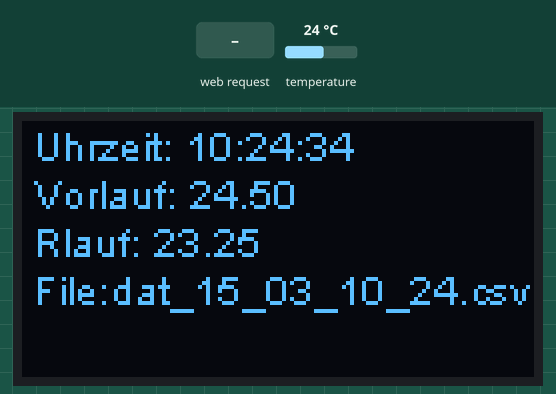
Simulated run of this sketch. Board: ESP32. On the bench: 128×64 one-colour display. Inputs (shaded band) come from the test bench; at power-on: temperature 24 °C. The local clock reads 2024-03-15 10:24:30 at power-on unless the sketch sets it; storage starts empty; what the sketch prints to the serial monitor is not drawn.

Above: at 5.2 s.
5.3 s: temperature set to 0 °C
At 8.1 s:
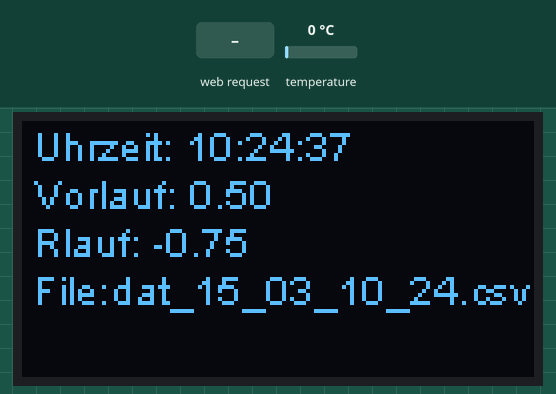
12.1 s: HTTP request GET /setRTCfromBrowser?time=1 received
At 15.5 s:
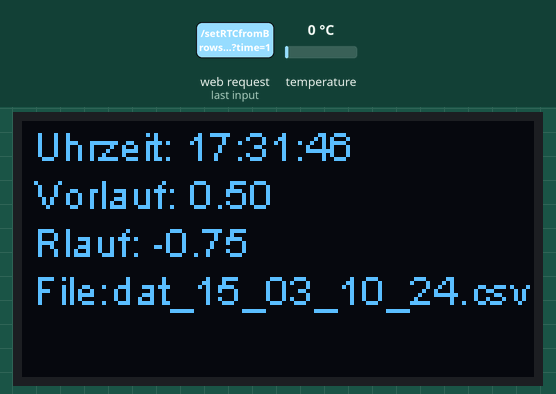
18.6 s: temperature set to 12 °C
At 20.4 s:
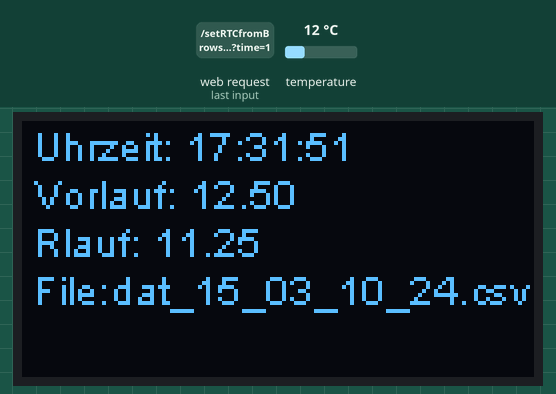
23.7 s: temperature set to 19 °C
At 25.3 s:
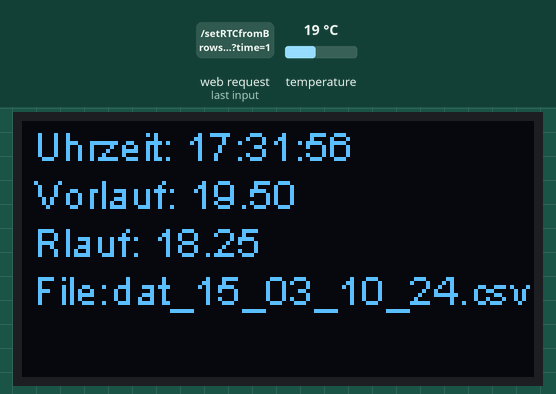
Timing chart, 0 to 26.8 s (numbered marks = the images above; inputs shaded):
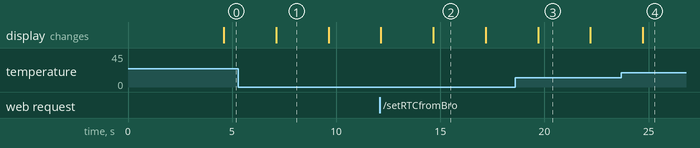

The sketch:

EspLogger.ino
```cpp
// Dete Test 1
// 29.12.21
// Vers. 0.2 , IGE 12.03.22

// Board ESP32 Dev Module
// https://www.digikey.de/en/maker/projects/adafruit-data-logger-shield/997ad0fc7f894310b90a82d325a2e0f8
// Pin Belegung S. 4 https://www.fambach.net/wemos-d1-r32-esp32/

// Access-Point : https://randomnerdtutorials.com/esp32-access-point-ap-web-server/
// https://randomnerdtutorials.com/esp32-web-server-sent-events-sse/
// https://circuits4you.com/2018/11/20/web-server-on-esp32-how-to-update-and-display-sensor-values/
// https://techtutorialsx.com/2016/10/22/esp8266-webserver-getting-query-parameters/

// Include the correct display library
 // For a connection via I2C using Wire include
#include <Wire.h>  // Only needed for Arduino 1.6.5 and earlier
#include "SH1106Wire.h"
#include "SH1106.h"


// Wi-Fi library
#include <WiFi.h>
#include <WebServer.h>
#include <ArduinoJson.h>
#include "index.h"  //Web page header file

// Temp
#include <DS18B20.h>

// SD
#include "FS.h"
#include "SD.h"
#include "SPI.h"

// Include the UI lib
#include "OLEDDisplayUi.h"

// RTC
#include "RTClib.h"
// RTC
RTC_DS1307 rtc;

// Use the corresponding display class:
// Display Settings

const int I2C_DISPLAY_ADDRESS = 0x3c;
const int SDA_PIN = 21;
const int SDC_PIN = 22;

// Initialize the OLED display using Wire library
SH1106Wire  display(I2C_DISPLAY_ADDRESS, SDA_PIN, SDC_PIN);
const int x_pos = 3; // 3 Pixel vom linken Rand
const int y_pos = 0; // 1. Zeile
const int y_step = 12; // naechste Zeilen increment

// OneWire Temp
DS18B20 ds(26);
//uint8_t ds18_vorlauf[] = {40, 170, 170, 173, 24, 19, 2, 93}; // DETE
//uint8_t ds18_rlauf[]   = {40, 170, 177, 151, 24, 19, 2, 2,}; // DETE

uint8_t ds18_rlauf[]   = { 40, 64, 204, 118, 224, 1, 60, 215 };
uint8_t ds18_vorlauf[] = { 40, 41, 213, 118, 224, 1, 60, 13 };

uint8_t selected;
// Korrekturfaktoren, muessen noch genau bestimmt werden ! Vielfache von 0,0625 !
float temp_vorlauf_cor = 0.50;
float temp_rlauf_cor = -0.75;
float temp_vorlauf = 0.00;
float temp_rlauf = 0.00;


// Zaehler fuer Temp-Messung, nur alle 60 Sekunden messen
int counter = 60; // Auf 61 damit beim Start gleich gemessen wird , wird dann auf 0 gesetzt
int counter_intervall = 59;

// File Setup
File dataFile;
char fileName[19];

// Wifi Setup
const char* ssid     = "Datalogger-D1";
const char* password = "start123";
String header;

// Set web server port number to 80
WebServer server(80);

void state() {
  Serial.println("/state (alive)");
  String s = MAIN_page; //Read HTML contents
  server.send(200, "text/html", s); //Send web page
}

void readTemperaure() {
  Serial.println("/readTemperaure");
  char buf[150];
  char timeBuf[30];
  DateTime now = rtc.now();
  sprintf(timeBuf, "%.2d:%.2d:%.2d", now.hour(), now.minute(),now.second());
  DynamicJsonDocument doc(1024);
  doc["vorlauf"] = String(temp_vorlauf);
  doc["rlauf"] = String(temp_rlauf);
  doc["uhrzeit"]   = String(timeBuf);;
  serializeJson(doc, buf);
  Serial.println(buf);
  server.send(200, "application/json", buf);
}

void setRTCfromBrowser() {
  Serial.println("/setRTCfromBrowser");
  String message = "";
  unsigned long int pctime = 0L;

  if (server.arg("time")== "") {
    Serial.println("time-parameter not found");
  } else {
    message=server.arg("time");
    Serial.println("Set Time to "+message);
    Serial.println(pctime);
    pctime = atol(message.c_str());
    rtc.adjust(pctime);
  }
  state();
}

void downloadFile() {
  Serial.println("/downloadFile");
  String dataType = "text/csv";
  dataFile = SD.open("/"+String(fileName), "r");
  if (!dataFile) {
     Serial.println("Error opening file for writing");
     return;
  }
  if (server.streamFile(dataFile, dataType) != dataFile.size())   {  }
  dataFile.close();
}


void config_rest_server_routing() {
    server.on("/", HTTP_GET, []() {
        //server.send(200, "text/html",
        //<h1>Welcome to the ESP32 DataLogger-D1</h1>");
       // server.send_P(200, "text/html", index_html);
       state();
    });
    server.on("/state", HTTP_GET, state);
    server.on("/readTemperaure", readTemperaure);
    server.on("/setRTCfromBrowser", setRTCfromBrowser);
    server.on("/downloadFile", downloadFile);
}

void setup() {
  //Seriell - Debug aktivieren
  Serial.begin(115200);
  Serial.println();
  Serial.println();
  /* Nur zum holen der Adresse eines neuen Fuehlers */
  while (ds.selectNext()) {
    uint8_t address[8];
    ds.getAddress(address);
    Serial.print("Get DS18B20 Adresses : ");
    for (uint8_t i = 0; i < 8; i++) {
        Serial.print(" ");
        Serial.print(address[i]);
        Serial.print(",");
      }
    Serial.println();
  }

  /* Anzeige DS18B20 */
  Serial.print("DS18B20 Devices : ");
  Serial.println(ds.getNumberOfDevices());
  Serial.print("Power Mode: ");
  if (ds.getPowerMode()) {
    Serial.println("External");
  } else {
    Serial.println("Parasite");
  }

  // RTC Setup , RTC ansprechbar ?
  if (! rtc.begin()) {
    Serial.println("Couldn't find RTC");
    Serial.flush();
    while (1) delay(10);
  }

  // Falls Batteriewechsel , Uhr neu stellen beim kompilieren. Sehr ungenau !!!!
  if (! rtc.isrunning()) {
    Serial.println("RTC is NOT running, let's set the time!");
    rtc.adjust(DateTime(F(__DATE__), F(__TIME__)));
  }

  // Initialising the UI will init the display too.
  display.init();

  //display.flipScreenVertically();
  display.setFont(ArialMT_Plain_10);

  display.clear();
  // Kann weg nur Demo !Oder als Startbildschirm anpassen
  drawFontFaceDemo();
  display.display();

  // SD-Card Setup
  // Karte vorhanden und zugreifbar ?
  if(!SD.begin(5)){
    Serial.println("Card Mount Failed");
    return;
  }
  uint8_t cardType = SD.cardType();

  if(cardType == CARD_NONE){
    Serial.println("No SD card attached");
    return;
  }

  Serial.print("SD Card Type: ");
  if(cardType == CARD_MMC){
    Serial.println("MMC");
  } else if(cardType == CARD_SD){
    Serial.println("SDSC");
  } else if(cardType == CARD_SDHC){
    Serial.println("SDHC");
  } else {
    Serial.println("UNKNOWN");
  }

  uint64_t cardSize = SD.cardSize() / (1024 * 1024);
  Serial.printf("SD Card Size: %lluMB\n", cardSize);

  // FileNameSetup
  DateTime now = rtc.now();
  sprintf(fileName, "dat_%.2d_%.2d_%.2d_%.2d.csv", now.day(),now.month(),now.hour(), now.minute());
  dataFile = SD.open("/"+String(fileName), "w");
  if (!dataFile) {
     Serial.println("Error opening file for writing");
     return;
  }
  // Header schreiben
  dataFile.println("Timestamp;Date;VL;RL");
  dataFile.close();

  // Wifi-Setup
  Serial.print("Setting AP (Access Point)…");
  WiFi.mode(WIFI_AP);
  WiFi.softAP(ssid, password);

  IPAddress IP = WiFi.softAPIP();
  Serial.print("AP IP address: ");
  Serial.println(IP);

  config_rest_server_routing();
  server.begin();
  delay(3000);
  // Start

}

void loop() {
  server.handleClient();
  temp_vorlauf = readTemp(ds18_vorlauf) + temp_vorlauf_cor;
  temp_rlauf = readTemp(ds18_rlauf) + temp_rlauf_cor;
  counter++;
  if (counter > counter_intervall) {
    counter = 0 ;
    writeDataToFile(temp_vorlauf,temp_rlauf);
  }

  showDisplay(counter,temp_vorlauf,temp_rlauf);
  delay(1000);

}

// Oeffnet File im AppendMode und schreibt die Daten
// Format (csv) TimeStamp;Datum-Zeit;Vorlauf;Ruecklauf

void writeDataToFile(float vl, float rl) {
  static char buf[100];
  DateTime now = rtc.now();
  sprintf(buf, "%.0d;%.2d.%.2d_%.2d:%.2d;%5.2f;%5.2f", now.unixtime(),now.day(),now.month(),now.hour(), now.minute(),vl,rl);
  dataFile = SD.open("/"+String(fileName), "a");
  if (!dataFile) {
     Serial.println("Error opening file for writing");
     return;
  }
  int  bytesWritten = dataFile.println(String(buf));
  if (bytesWritten > 0) {
        Serial.print("Bytes written: ");
        Serial.println(bytesWritten);
        Serial.println(buf);
    } else {
        Serial.println("File write failed");
  }
  dataFile.close();
}

void drawFontFaceDemo() {
  // Font Demo1
  // create more fonts at http://oleddisplay.squix.ch/
  display.setTextAlignment(TEXT_ALIGN_LEFT);
  display.setFont(ArialMT_Plain_10);
  display.drawString(0, 0, "Hello world");
  display.setFont(ArialMT_Plain_16);
  display.drawString(0, 10, "Hello world");
  display.setFont(ArialMT_Plain_24);
  display.drawString(0, 26, "Hello world");
}

// Auslesen der Tempfuehler
float readTemp(uint8_t sensor[]) {
  selected = ds.select(sensor);
  if (selected) {
   return(ds.getTempC());
  }
  return(-100.0);
}
/* Anzeige der aktuellen Temperaturen */
void showDisplay(int cnt, float vl, float rl) {
  DateTime now = rtc.now();
  static char buf[10];
  sprintf(buf, "%.2d:%.2d:%.2d", now.hour(), now.minute(), now.second());
  display.clear();
  display.setTextAlignment(TEXT_ALIGN_LEFT);
  display.setFont(ArialMT_Plain_10);
  //display.drawString(x_pos, y_pos, "Hello world :"+String(cnt));
  display.drawString(x_pos, y_pos, "Uhrzeit: "+String(buf));
  display.drawString(x_pos, y_pos+(1*y_step), "Vorlauf: "+String(vl));
  display.drawString(x_pos, (2*y_step), "Rlauf: "+String(rl));
  display.drawString(x_pos, (3*y_step), "File:"+ String(fileName));
  display.display();
}
```

index.h
```cpp
const char MAIN_page[] PROGMEM = R"=====(
<!DOCTYPE html>
<html>
<head>
  <title>ESP Web Server</title>
  <meta name="viewport" content="width=device-width, initial-scale=1">
  <link rel="icon" href="data:,">
</head>
<style>
    html {font-family: Arial; display: inline-block; text-align: center;}
    p { font-size: 1.2rem;}
    body {  margin: 0;}
    .topnav { overflow: hidden; background-color: #50B8B4; color: white; font-size: 1rem; }
    .content { padding: 20px; }
    .card { background-color: white; box-shadow: 2px 2px 12px 1px rgba(140,140,140,.5); }
    .cards {
      max-width: 800px;
      margin: 0 auto;
      display: grid;
      grid-gap: 1rem;
      grid-template-columns:
      repeat(auto-fit, minmax(200px, 1fr));
    }
    .reading { font-size: 1.4rem; }
    .w3-btn {margin-bottom:10px;}
    .link_button {
      -webkit-border-radius: 4px;
      -moz-border-radius: 4px;
      border-radius: 4px;
      border: solid 1px #20538D;
      text-shadow: 0 -1px 0 rgba(0, 0, 0, 0.4);
      -webkit-box-shadow: inset 0 1px 0 rgba(255, 255, 255, 0.4), 0 1px 1px rgba(0, 0, 0, 0.2);
      -moz-box-shadow: inset 0 1px 0 rgba(255, 255, 255, 0.4), 0 1px 1px rgba(0, 0, 0, 0.2);
      box-shadow: inset 0 1px 0 rgba(255, 255, 255, 0.4), 0 1px 1px rgba(0, 0, 0, 0.2);
      background: #4479BA;
      color: #FFF;
      padding: 12px 7px;
      text-decoration: none;
    }

</style>
<body>
  <div class="topnav">
    <h1>DataLogger-D1</h1>
  </div>
  <div class="content">
  <div class="cards">
    <div class="card">
      <p><i style="color:#059e8a;"></i> Vorlauf</p><p><span class="reading"><span id="Vorlauf">0</span> &deg;C</span></p>
    </div>
    <div class="card">
      <p><i style="color:#00add6;"></i> Ruecklauf</p><p><span class="reading"><span id="Rlauf">0</span> &deg;C</span></p>
    </div>
    <div class="card">
      <p><i style="color:#e1e437;"></i> Uhrzeit</p><p><span class="reading"><span id="Uhrzeit">0</span></p>
    </div>
    <div class="card">
      <p><i style="color:#e1e437;"></i> Browserzeit</p>
        <p><span class="reading">
         <span id="Browser">0</span>
    </div>
  </div>
  <br>
  <div class="cards">
    <a class="link_button" id="timeLink2" href="/downloadFile">Download</button></a>
    <a class="link_button" id="timeLink" href="#">Set Time</button></a>
  </div>
</div>

<script>

    function addZero(zahl) {
      zahl = (zahl < 10 ? '0' : '' )+ zahl;
      return zahl;
    }

    function myDate() {
        var timeLink = document.getElementById("timeLink");
        var ofdate = new Date();
        var offset = Math.abs(ofdate.getTimezoneOffset());
        var jetzt = new Date(),
          h = jetzt.getHours(),
          m = jetzt.getMinutes(),
          s = jetzt.getSeconds();
          m = addZero(m);
          s = addZero(s);

        ts = Math.floor(Date.now() / 1000)+(offset*60);
        document.getElementById('Browser').innerHTML = h + ':' + m + ':' + s;
        timeLink.setAttribute("href","setRTCfromBrowser?time="+ts);
        setTimeout(myDate, 500);
    }
    myDate();
    requestData(); // get intial data straight away

    // request data updates every 5000 milliseconds
    setInterval(requestData, 5000);

    function requestData() {
      var xhr = new XMLHttpRequest();
      xhr.open('GET', '/readTemperaure');

      xhr.onload = function() {
        if (xhr.status === 200) {

          if (xhr.responseText) { // if the returned data is not null, update the values

            var data = JSON.parse(xhr.responseText);

            document.getElementById("Vorlauf").innerText = data.vorlauf;
            document.getElementById("Rlauf").innerText = data.rlauf;
            document.getElementById("Uhrzeit").innerText = data.uhrzeit;
            //document.getElementById("Browser").innerText = time;
          } else { // a problem occurred

            document.getElementById("Vorlauf").innerText = "?";
            document.getElementById("Rlauf").innerText = "?";
            document.getElementById("Uhrzeit").innerText = "?";
          }
        } else {
          console.log('Request failed.  Returned status of ' + xhr.status);

          document.getElementById("Vorlauf").innerText = "?";
          document.getElementById("Rlauf").innerText = "?";
          document.getElementById("Uhrzeit").innerText = "?";

        }
      };

      xhr.send();
    }

  </script>

</body>
</html>
)=====";
```

Measured:
- after the input at 5.3 s, the display: changes after 1.8 s (image 1)
- after the input at 18.6 s, the display: changes after 1.1 s (image 3)
- what the display in image 1 shows lasts 2.5 s, from 7.1 s to 9.6 s
